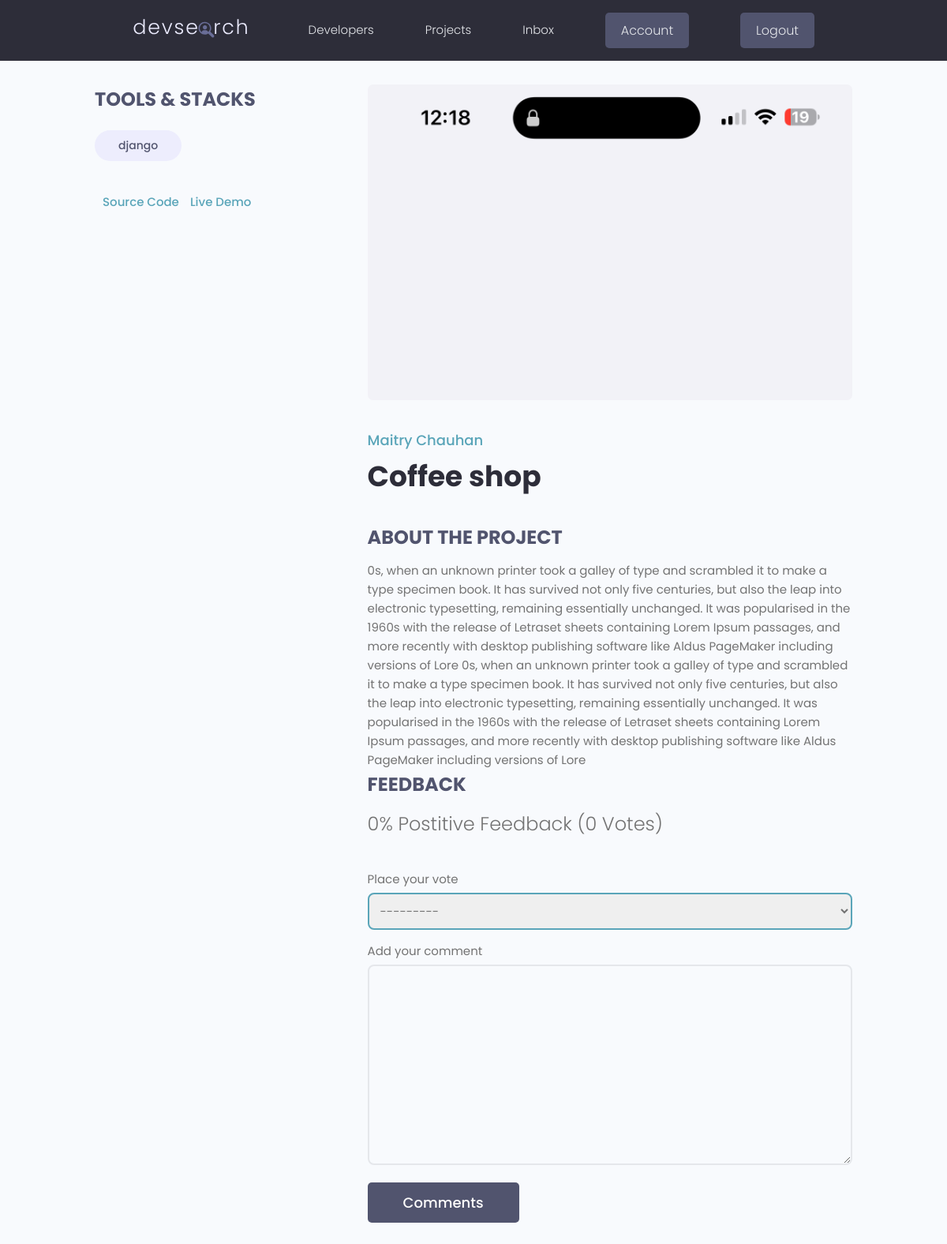
/projects/project/32d44fb1-244a-4733-ba43-9eb573103dd5 (signed in), run on the app's committed database.
### projects/models.py (models this page shows, shortened)
class Tag(models.Model):
    name = models.CharField(max_length=200)
    created = models.DateTimeField(auto_now_add=True)
    id = models.UUIDField(default=uuid.uuid4,unique=True,primary_key=True,editable=False)
    def __str__(self):
        return self.name

class Project(models.Model):
    owner = models.ForeignKey(Profile, null = True, blank=True, on_delete=models.SET_NULL)
    title = models.CharField(max_length= 200)
    description = models.TextField(null = True,blank = True)
    featured_image = models.ImageField(null=True,blank=True,default="default.jpeg")
    demo_link = models.CharField(max_length= 200,null = True,blank = True)
    source_link = models.CharField(max_length = 2000,null = True, blank = True)
    tags = models.ManyToManyField('Tag', blank=False)
    vote_total = models.IntegerField(default=0,null=True,blank=True)
    vote_Ratio = models.IntegerField(default=0,null=True,blank=True)
    created = models.DateTimeField(auto_now_add=True)
    id = models.UUIDField(default=uuid.uuid4,unique=True,primary_key=True,editable=False)
    class Meta:
        ordering =['-vote_Ratio','-vote_total','title']
    @property
    def reviewrs(self):
        reviews= self.review_set.all().values_list('owner__id',flat=True) # we did set here because this is called from project model
        return reviews

class Review(models.Model):
    VOTE_TYPE = (
        ('up','Up Vote'),
        ('down','Down Vote')
    )
    owner = models.ForeignKey(Profile,on_delete=models.CASCADE,null=True)
    project = models.ForeignKey(Project,on_delete=models.CASCADE)
    body = models.TextField(null = True,blank = True)
    value = models.CharField(max_length= 200,choices=VOTE_TYPE)
    created = models.DateTimeField(auto_now_add=True)
    id = models.UUIDField(default=uuid.uuid4,unique=True,primary_key=True,editable=False)
    class Meta:
        unique_together = [['owner','project']]

### users/models.py (models this page shows, shortened)
class Profile(models.Model):
    user = models.OneToOneField(User,on_delete=models.CASCADE,null=True,blank=True)
    name = models.CharField(max_length=200,blank=True,null = True)
    email = models.EmailField(max_length = 500, blank =True, null=True)
    short_intro = models.CharField(max_length=200, blank=True,null=True)
    bio=models.TextField(blank=True,null=True)
    username = models.CharField(max_length=200,blank=True,null = True)
    profile_image = models.ImageField(null=True,blank=True,upload_to='profile-pics/',default="profile-pics/user-default.png")
    social_github = models.CharField(max_length=200,blank=True,null = True)
    social_twitter = models.CharField(max_length=200,blank=True,null = True)
    social_linkedin = models.CharField(max_length=200,blank=True,null = True)
    social_youtube = models.CharField(max_length=200,blank=True,null = True)
    social_website = models.CharField(max_length=200,blank=True,null = True)
    created = models.DateTimeField(auto_now_add=True)
    id = models.UUIDField(default=uuid.uuid4,unique=True,primary_key=True,editable=False)
    location = models.CharField(max_length=200,blank=True,null = True)

### projects/views.py (the view, shortened to what this page needs)
# urls.py: path('project/<str:pk>',views.project,name="projectid"),
def project(request,pk):
    projectObj = Project.objects.get(id=pk)
    form = ReviewForm()
    return render(request,'projects/single-project.html',{'project':projectObj,'form':form})

### projects/forms.py
class ReviewForm(ModelForm):
    class Meta:
        model = Review
        fields = ['value','body']
        labels = {
            'value': 'Place your vote',
            'body': 'Add your comment'
        }
    def __init__(self, *args, **kwargs):
        super(ReviewForm, self).__init__(*args, **kwargs)
        for name,field in self.fields.items():
            field.widget.attrs.update({'class':'input'})
            field.widget.attrs.update({'style': 'width: 100% !important;padding: 1rem;  border-radius: 8px;'})

### projects/templates/projects/single-project.html (shortened to what this page needs)
{% extends 'main.html' %} {% block content %}
<main class="singleProject my-md">
  <div class="container">
    <div class="layout">
      <div class="column column--1of3">
        <h3 class="singleProject__subtitle">Tools & Stacks</h3>
        <div class="singleProject__toolStack">
          {% for tag in project.tags.all %}
          <span class="tag tag--pill tag--sub tag--lg">
            <small>{{tag}}</small>
          </span>
          {% endfor %}
        </div>
        {% if project.source_link %}
        <a class="singleProject__liveLink" href="#" target="_blank">Source Code
        </a>
        {% endif %}
        {% if project.demo_link %}
        <a class="singleProject__liveLink" href="#" target="_blank">Live Demo
        </a>
        {% endif %}
      </div>
      <div class="column column--2of3">
        <img class="singleProject__preview" src="{{ project.featured_image.url }}" alt="portfolio thumbnail" />
        <a href="profile.html" class="singleProject__developer">{{project.owner.name}}</a>
        <h2 class="singleProject__title">{{ project.title }}</h2>
        <h3 class="singleProject__subtitle">About the Project</h3>
        <div class="singleProject__info">{{project.description}}</div>
        <div>
          <h3 class="singleProject__subtitle">Feedback</h3>
          <h5 class="project--rating">{{ project.vote_Ratio}}% Postitive Feedback ({{project.vote_total}}
            Vote{{project.vote_total | pluralize:"s"}})</h5>
          {% if request.user.profile.id in project.reviewrs %}
          <p>Your review is already submitted!</p>
          {% elif request.user.profile.id == project.owner.id %}
          <p>You cannot review your own work!</p>
          {% elif request.user.is_authenticated %}
          <form class="form" action="{% url 'projectid' project.id%}" method="POST">
            {% for field in form %}
            <div class="form__field">
              <label for="formInput#textarea"> {{field.label}} </label>
              {{field}}
            </div>
            {% endfor %}
            <input class="btn btn--sub btn--lg" type="submit" value="Comments" />
          </form>
          {% else %}
          <a href="{% url 'login' %}?next={{request.path}}">Please log in to review the project!</a>
          {% endif %}
        </div>
      </div>
    </div>
  </div>
</main>
{% endblock content %}

### static/styles/app.css (style rules this page uses)
:root { --color-sub: #2d2d39; }
.btn--sub { background-color: var(--color-sub-light); }
img { width: 100%; }
.singleProject .column--1of3 { order: 2; }
@media screen and (min-width: 1081px) { .singleProject .column--1of3 { order: 1; } }
@media screen and (min-width: 1081px) { .singleProject .column--2of3 { order: 2; } }
.singleProject__toolStack { margin-top: 2rem; margin-bottom: 4rem; }
.singleProject__liveLink { font-weight: 500; transition: all 0.3s ease-in-out; border-bottom: 2px solid transparent; }
.singleProject__preview { height: 50vh; object-fit: cover; object-position: top center; margin-bottom: 3rem; border-radius: 0.7rem; }
.singleProject__developer { font-size: 1.8rem; font-weight: 500; }
.singleProject__title { font-size: 3.6rem; font-weight: 700; color: var(--color-sub); margin-bottom: 3rem; }
.project--rating { margin-bottom: 1.6em; margin-top: .5em; }
.singleProject__subtitle { text-transform: uppercase; font-size: 2.4rem; font-weight: 700; color: var(--color-sub-light); margin-bottom: 1rem; }

### static/uikit/styles/modules/_variables.css (style rules this page uses)
:root { --color-main: #5aa5b9; --color-main-light: #e6faff; --color-sub: #3f4156; --color-sub-light: #51546e; --color-sub-lighter: #ededfd; --color-text: #737373; --color-gray: #8b8b8b; --color-light: #e5e7eb; --color-light-gray: #767676; --color-bg: #f8fafd; --color-white: #fffefd; --color-white-light: #f3f3f3; --color-success: #359e64; --color-success-bg: #def8e8; --color-error: #fc4b0b; --color-error-bg: #fff2ee; --font-base: 'Poppins', arial, helvetica, 'Segoe UI', roboto, ubuntu, sans-serif; --font-monospace: 'Fira Code', 'Courier New', courier, monospace; --font-regular: 300; --font-medium: 500; --font-bold: 700; --generic-shadow: 1px 1px 5px #00000010; --generic-transition: all 0.3s ease-in-out; }

### static/uikit/styles/modules/_base.css (style rules this page uses)
* { margin: 0; padding: 0; box-sizing: border-box; text-rendering: optimizeLegibility; color: inherit; font-size: inherit; }
html { font-size: 50%; }
@media only screen and (min-width: 480px) { html { font-size: 56.25%; } }
@media only screen and (min-width: 1200px) { html { font-size: 62.5%; } }
body { line-height: 1.6; font-weight: 400; font-size: 1.5rem; color: var(--color-text); background-color: var(--color-bg); min-height: 100vh; }

### static/uikit/styles/modules/_typography.css (style rules this page uses)
* { font-family: var(--font-base); }
h2 { font-size: 3.6rem; font-weight: var(--font-bold); }
h3 { font-size: 3.2rem; font-weight: var(--font-medium); }
h5 { font-size: 2.4rem; font-weight: var(--font-medium); }
h5, h6 { font-weight: var(--font-regular); }
p, span, strong { font-size: 1.6rem; color: var(--color-text); font-weight: var(--font-regular); }
a { padding-bottom: 2px; text-decoration: none; display: inline-block; color: var(--color-main); font-weight: var(--font-medium); }

### static/uikit/styles/modules/_utilities.css (style rules this page uses)
.container { width: 92%; max-width: 165rem; margin: 0 auto; box-sizing: border-box; }
@media screen and (min-width: 1000px) { .container { width: 90%; } }
@media screen and (min-width: 1200px) { .container { width: 80%; } }
.my-md { margin: 3rem auto; }

### static/uikit/styles/modules/_button.css (style rules this page uses)
.btn { display: inline-block; position: relative; cursor: pointer; background-color: var(--color-light); font-weight: var(--font-medium); color: var(--color-sub); text-decoration: none; padding: 1rem 2rem; border-radius: 0.5rem; border: none; width: -webkit-fit-content; width: -moz-fit-content; width: fit-content; height: -webkit-fit-content; height: -moz-fit-content; height: fit-content; font-size: 1.6rem; outline-width: 0; outline-color: transparent; -webkit-backface-visibility: hidden; backface-visibility: hidden; transition: all 0.3s ease-in-out; }
.btn--sub { background-color: var(--color-sub); color: var(--color-white); }
.btn--lg { font-size: 1.8rem; padding: 1.2rem 4.5rem; }

### static/uikit/styles/modules/_tag.css (style rules this page uses)
.tag { display: inline-flex; align-items: center; background-color: var(--color-sub); height: -webkit-fit-content; height: -moz-fit-content; height: fit-content; width: -webkit-fit-content; width: -moz-fit-content; width: fit-content; border-radius: 0.5rem; padding: 0.5rem 1.5rem; font-size: 1.2rem; cursor: pointer; }
.tag > small { color: var(--color-white); }
.tag--pill { border-radius: 5rem; }
.tag--sub, .tag--sub > small { background: var(--color-sub-lighter); color: var(--color-sub-light); font-weight: 500; }
.tag--lg { padding: 0.8rem 3rem; font-size: 1.4rem; }

### static/uikit/styles/modules/_layout.css (style rules this page uses)
.layout { display: flex; flex-flow: row wrap; justify-content: space-between; }
.layout > .column { margin-bottom: 3rem; }
.layout > .column.column--1of3 { flex-basis: 30%; }
.layout > .column.column--2of3 { flex-basis: 64%; }

### data on the page
Tag: name "django"
Project: featured_image (picture), owner.name "Maitry Chauhan", title "Coffee shop", description "0s, when an unknown printer took a galley of type and scrambled it to make a type specimen book. It has survived not only five centuries, but also the leap into electronic typesetting, remaining essentially unchanged. It was popularised in the 1960s with the release of Letraset sheets containing Lorem Ipsum passages, and more recently with desktop publishing software like Aldus PageMaker including versions of Lore 0s, when an unknown printer took a galley of type and scrambled it to make a type specimen book. It has survived not only five centuries, but also the leap into electronic typesetting, remaining essentially unchanged. It was popularised in the 1960s with the release of Letraset…", vote_Ratio "0", vote_total "0", vote_total|pluralize "s"

### other printed values
{{ field.label }} "Place your vote" "Add your comment"
